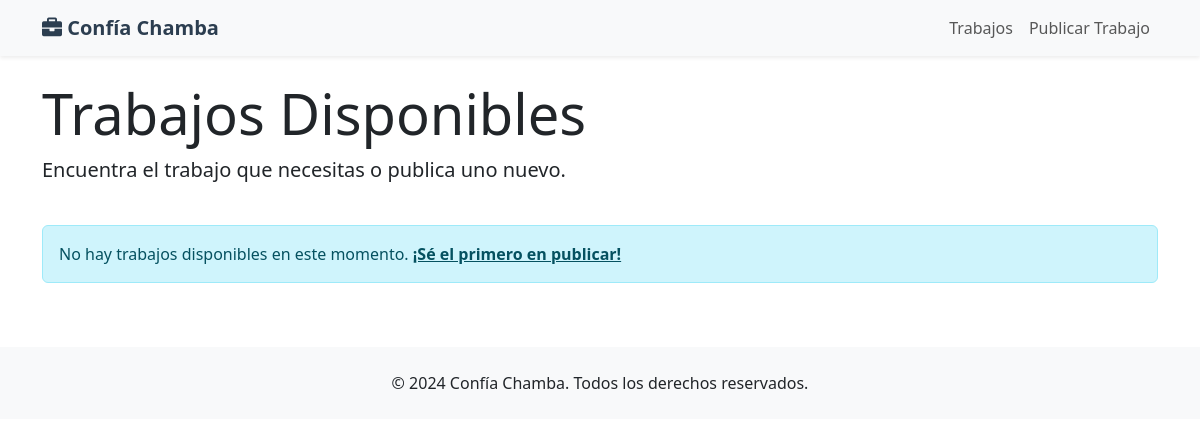
Before: / with the older database file.
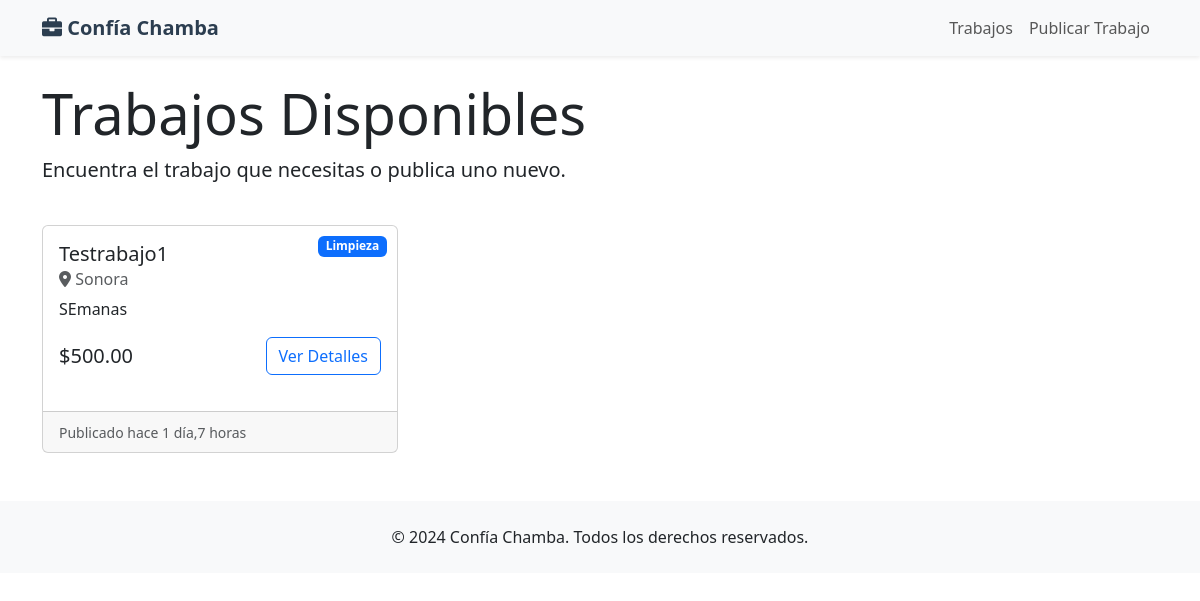
After: the same page with the newer database file.
### jobs/models.py (models this page shows, shortened)
class Job(models.Model):
    CATEGORY_CHOICES = [
        ('CONSTRUCCION', 'Construcción'),
        ('LIMPIEZA', 'Limpieza'),
        ('JARDINERIA', 'Jardinería'),
        ('REPARACIONES', 'Reparaciones'),
        ('TRANSPORTE', 'Transporte'),
        ('OTROS', 'Otros'),
    ]
    title = models.CharField(max_length=200, verbose_name='Título del trabajo')
    description = models.TextField(verbose_name='Descripción')
    category = models.CharField(max_length=20, choices=CATEGORY_CHOICES, verbose_name='Categoría')
    location = models.CharField(max_length=200, verbose_name='Ubicación')
    price = models.DecimalField(max_digits=10, decimal_places=2, verbose_name='Precio')
    created_by = models.ForeignKey(User, on_delete=models.CASCADE, verbose_name='Creado por')
    created_at = models.DateTimeField(auto_now_add=True, verbose_name='Fecha de creación')
    updated_at = models.DateTimeField(auto_now=True, verbose_name='Última actualización')
    is_active = models.BooleanField(default=True, verbose_name='Activo')
    contact_phone = models.CharField(max_length=15, verbose_name='Teléfono de contacto', blank=True)
    contact_email = models.EmailField(verbose_name='Correo de contacto', blank=True)
    requirements = models.TextField(verbose_name='Requisitos', blank=True)
    experience_required = models.CharField(max_length=100, verbose_name='Experiencia requerida', blank=True)
    schedule = models.CharField(max_length=200, verbose_name='Horario', blank=True)
    class Meta:
        verbose_name = 'Trabajo'
        verbose_name_plural = 'Trabajos'
        ordering = ['-created_at']

### jobs/views.py (the view)
# urls.py: path('', views.job_list, name='job_list'),
def job_list(request):
    jobs = Job.objects.filter(is_active=True).order_by('-created_at')
    return render(request, 'jobs/job_list.html', {'jobs': jobs})

### jobs/templates/jobs/job_list.html (shortened to what this page needs)
{% extends 'jobs/base.html' %}
{% block content %}
<div class="row">
    <div class="col-12 mb-4">
        <h1 class="display-4">Trabajos Disponibles</h1>
        <p class="lead">Encuentra el trabajo que necesitas o publica uno nuevo.</p>
    </div>
</div>
<div class="row">
    {% for job in jobs %}
    <div class="col-md-6 col-lg-4">
        <div class="card job-card h-100">
            <div class="card-body">
                <span class="badge bg-primary category-badge">{{ job.get_category_display }}</span>
                <h5 class="card-title">{{ job.title }}</h5>
                <h6 class="card-subtitle mb-2 text-muted">
                    <i class="fas fa-map-marker-alt"></i> {{ job.location }}
                </h6>
                <p class="card-text">{{ job.description|truncatewords:30 }}</p>
                <div class="d-flex justify-content-between align-items-center">
                    <span class="h5 mb-0">${{ job.price }}</span>
                    <a href="#" class="btn btn-outline-primary">Ver Detalles</a>
                </div>
            </div>
            <div class="card-footer text-muted">
                <small>Publicado hace {{ job.created_at|timesince }}</small>
            </div>
        </div>
    </div>
    {% empty %}
    <div class="col-12">
        <div class="alert alert-info">
            No hay trabajos disponibles en este momento.
            <a href="{% url 'job_create' %}" class="alert-link">¡Sé el primero en publicar!</a>
        </div>
    </div>
    {% endfor %}
</div>
{% endblock %}

### jobs/templates/jobs/base.html (shortened to what this page needs)
<!DOCTYPE html>
<html lang="es">
<head>
    <link href="https://cdn.jsdelivr.net/npm/bootstrap@5.3.0/dist/css/bootstrap.min.css" rel="stylesheet">
    <link href="https://cdnjs.cloudflare.com/ajax/libs/font-awesome/6.0.0/css/all.min.css" rel="stylesheet">
</head>
<body>
    <nav class="navbar navbar-expand-lg navbar-light bg-light shadow-sm">
        <div class="container">
            <a class="navbar-brand" href="{% url 'job_list' %}">
                <i class="fas fa-briefcase"></i> Confía Chamba
            </a>
            <div class="collapse navbar-collapse" id="navbarNav">
                <ul class="navbar-nav ms-auto">
                    <li class="nav-item">
                        <a class="nav-link" href="{% url 'job_list' %}">Trabajos</a>
                    </li>
                    <li class="nav-item">
                        <a class="nav-link" href=" {% url 'login' %}">Publicar Trabajo</a>
                    </li>
                </ul>
            </div>
        </div>
    </nav>
    <div class="container my-4">
        {% block content %}
        {% endblock %}
    </div>
    <footer class="bg-light py-4 mt-5">
        <div class="container text-center">
            <p class="mb-0">&copy; 2024 Confía Chamba. Todos los derechos reservados.</p>
        </div>
    </footer>
</body>
</html>

### jobs/templates/jobs/base.html (style rules this page uses)
.navbar-brand { font-weight: bold; color: #2c3e50 !important; }
.job-card { transition: transform 0.2s; margin-bottom: 20px; }
.category-badge { position: absolute; top: 10px; right: 10px; }

Changed rows visible on the page:
added Job: category "Limpieza", title "Testrabajo1", location "Sonora", description "SEmanas", price "500.00", created_at "1 día,7 horas"
Other visible differences:
text no longer shown: "No hay trabajos disponibles en este momento. ¡Sé el primero en publicar!"
